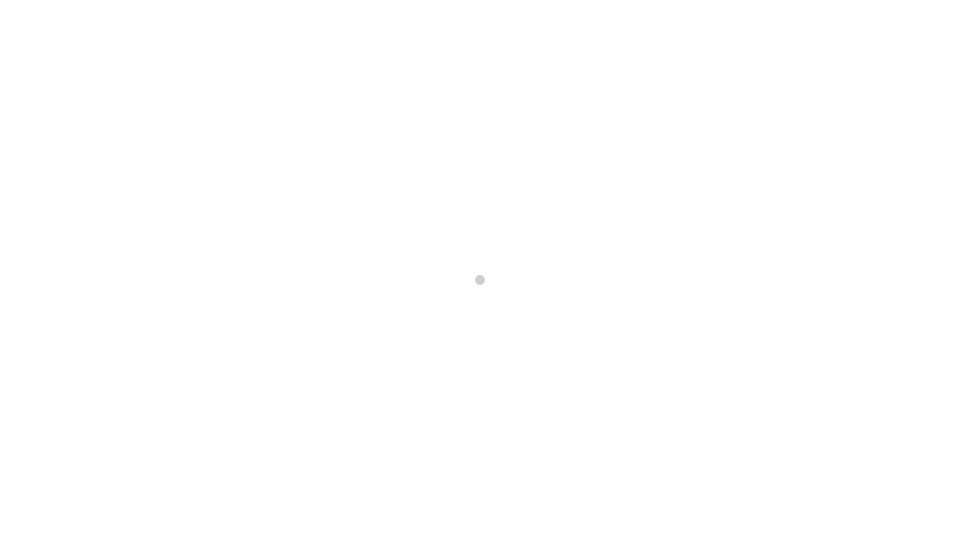
Frame 1 (no input)
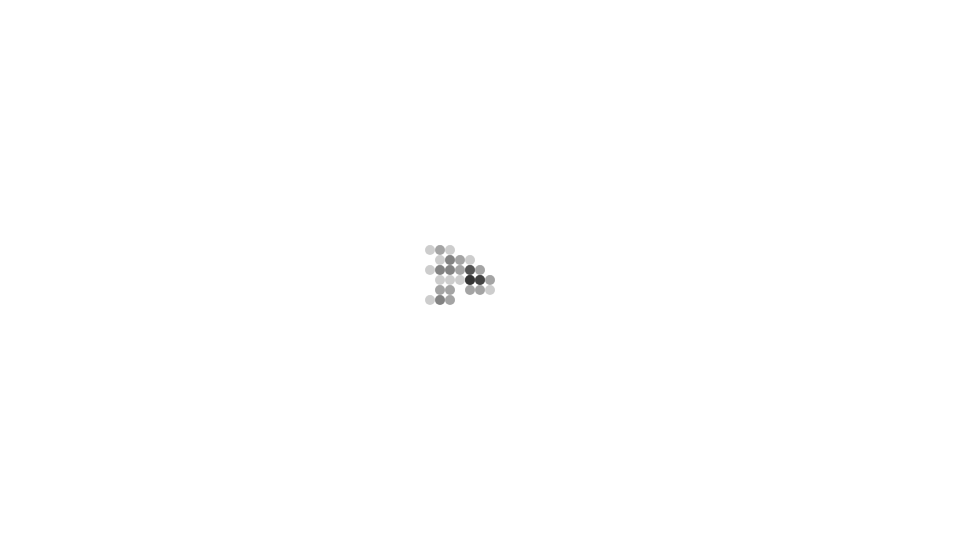
Frame 60 (no input)
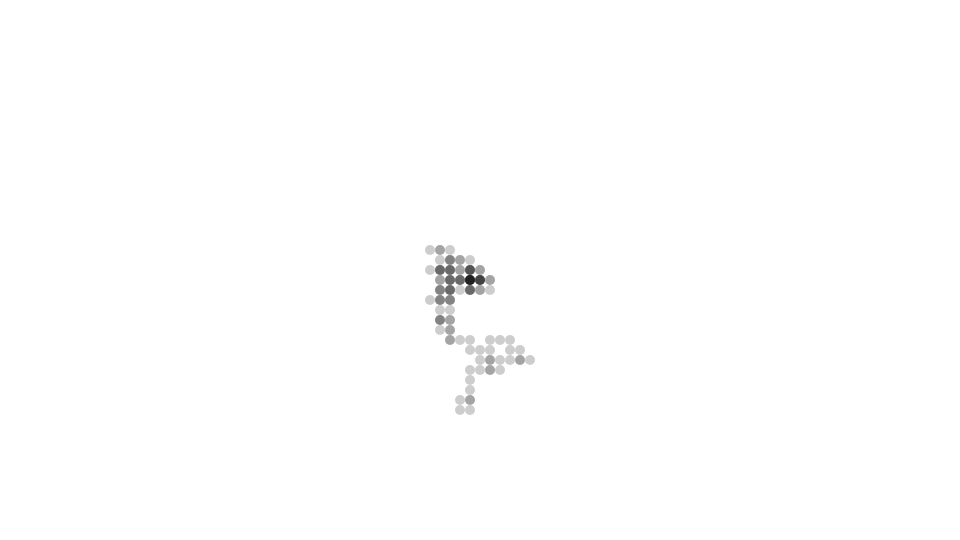
Frame 120 (the mouse pressed at the canvas centre since frame 60)

The p5.js sketch that drew these frames (run headless with seeded random() and noise() and a simulated clock; from frame 60 on, the mouse is pressed at the canvas centre):

// p5.js sketch
// ── sketch.js
let walker;

class Walker {
  constructor(size = 10, transp = 255) {
    this.x = width / 2;
    this.y = height / 2;
    this.size = size;
    this.alpha = transp;
  }

  display() {
    stroke(0, this.alpha);
    strokeWeight(this.size);
    point(this.x, this.y);
  }

  step() {
    var choice = int(random(4));
    if (choice == 0) {
      this.x += this.size;
    } else if (choice == 1) {
      this.x -= this.size;
    } else if (choice == 2) {
      this.y += this.size;
    } else {
      this.y -= this.size;
    }
    this.x = constrain(this.x, this.size, width - this.size);
    this.y = constrain(this.y, this.size, height - this.size);
  }
}

function setup() {
  let canvasWidth = 1920 / 2;
  let canvasHeight = 1080 / 2;
  createCanvas(canvasWidth, canvasHeight);
  background(255, 255, 255);
  frameRate(60);
  w = new Walker(10, 50);
}

function draw() {
  w.step();
  w.display();
}

function mouseClicked() {
  background(255, 255, 255, 127);
  // prevent default
  return false;
}
